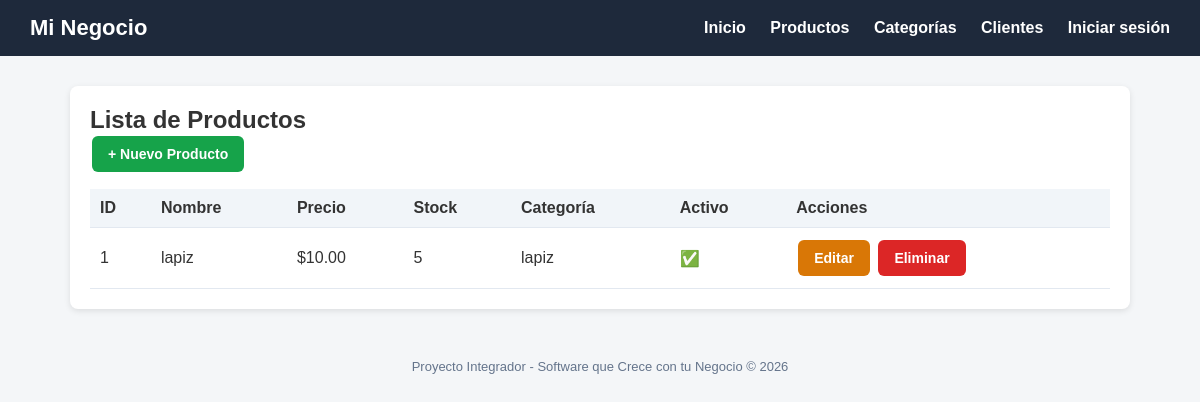
/productos/, run on the app's committed database.
### tienda/models.py (models this page shows, shortened)
class Producto(models.Model):
    nombre = models.CharField(max_length=200)
    descripcion = models.TextField(blank=True, null=True)
    precio = models.DecimalField(max_digits=10, decimal_places=2)
    stock = models.IntegerField(default=0)
    categoria = models.ForeignKey(Categoria, on_delete=models.CASCADE)
    fecha_creacion = models.DateTimeField(auto_now_add=True)
    activo = models.BooleanField(default=True)
    class Meta:
        verbose_name = "Producto"
        verbose_name_plural = "Productos"
        ordering = ['nombre']

class Categoria(models.Model):
    nombre = models.CharField(max_length=100)
    descripcion = models.TextField(blank=True, null=True)
    class Meta:
        verbose_name = "Categoria"
        verbose_name_plural = "Categorías"

### tienda/views.py (the view)
# urls.py: path('productos/', views.lista_productos, name='lista_productos'),
def lista_productos(request):
    productos = Producto.objects.all()
    return render(request, 'tienda/productos/lista.html', {'productos': productos})

### tienda/templates/tienda/productos/lista.html (shortened to what this page needs)
{% extends 'base.html' %}
{% block content %}
<div class="card">
    <h2>Lista de Productos</h2>
    <a href="{% url 'crear_producto' %}" class="btn btn-success">+ Nuevo Producto</a>
    <table>
        <thead>
            <tr><th>ID</th><th>Nombre</th><th>Precio</th><th>Stock</th><th>Categoría</th><th>Activo</th><th>Acciones</th></tr>
        </thead>
        <tbody>
            {% for producto in productos %}
            <tr>
                <td>{{ producto.id }}</td>
                <td>{{ producto.nombre }}</td>
                <td>${{ producto.precio }}</td>
                <td>{{ producto.stock }}</td>
                <td>{{ producto.categoria.nombre }}</td>
                <td>{% if producto.activo %}✅{% else %}❌{% endif %}</td>
                <td>
                    <a href="{% url 'editar_producto' producto.pk %}" class="btn btn-warning">Editar</a>
                    <a href="{% url 'eliminar_producto' producto.pk %}" class="btn btn-danger">Eliminar</a>
                </td>
            </tr>
            {% empty %}
            <tr><td colspan="7">No hay productos registrados.</td></tr>
            {% endfor %}
        </tbody>
    </table>
</div>
{% endblock %}

### tienda/templates/base.html (style rules this page uses)
* { margin: 0; padding: 0; box-sizing: border-box; }
body { font-family: Arial, sans-serif; background: #f4f6f8; color: #333; }
.card { background: #fff; border-radius: 8px; padding: 20px; box-shadow: 0 2px 6px rgba(0,0,0,0.1); margin-bottom: 20px; }
.btn { display: inline-block; padding: 10px 16px; border-radius: 6px; text-decoration: none; color: #fff; font-weight: bold; border: none; cursor: pointer; font-size: 14px; margin: 2px; }
.btn-success { background: #16a34a; }
.btn-danger { background: #dc2626; }
.btn-warning { background: #d97706; }
table { width: 100%; border-collapse: collapse; margin-top: 15px; }
th, td { padding: 10px; text-align: left; border-bottom: 1px solid #e2e8f0; }
th { background: #f1f5f9; }

### data on the page
Producto: id "1", nombre "lapiz", precio "10.00", stock "5", categoria.nombre "lapiz"
